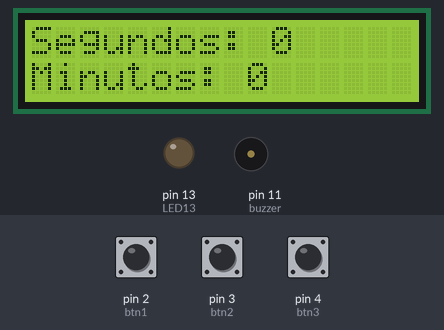
The sketch below on a simulated Arduino Uno, built with avr-gcc and run on an emulated ATmega328P. Parts: 16×2 character LCD, output pins drawn as LEDs (lit = HIGH), buzzer (waves = sounding, pin HIGH). The test bench sets the inputs (shaded band); at power-on: pin 2 (btn1) LOW, pin 4 (btn3) LOW, pin 3 (btn2) LOW.

Above: at 2.8 s.
2.9 s: pin 2 (btn1) pulled HIGH for 1 s
At 4.8 s:
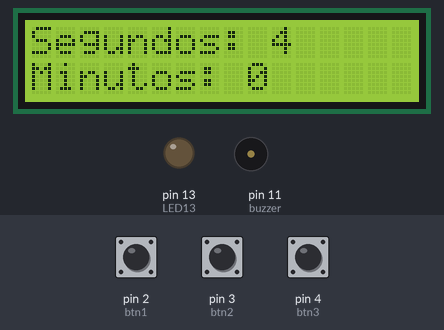
5.4 s: pin 4 (btn3) pulled HIGH for 0.15 s
At 5.9 s:
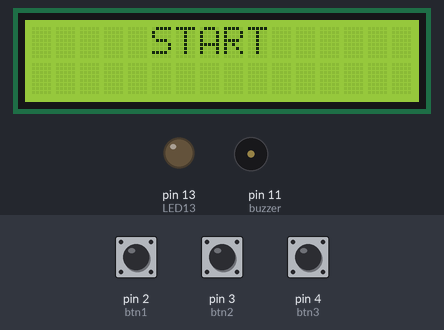
11.5 s: pin 3 (btn2) pulled HIGH for 3.2 s
At 15.9 s:
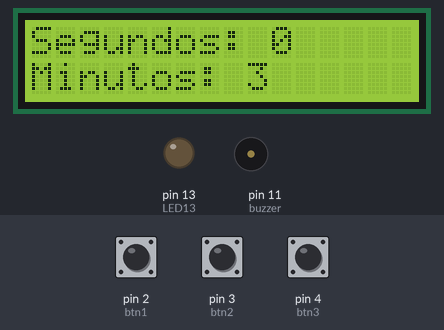
16.2 s: pin 2 (btn1) pulled HIGH for 0.15 s
At 17.2 s:
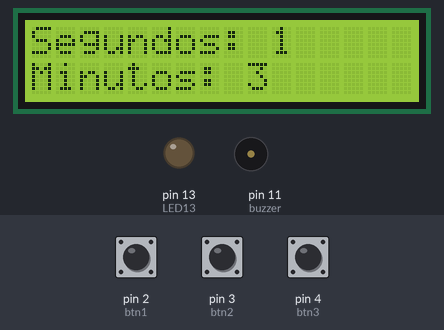
17.9 s: pin 3 (btn2) pulled HIGH for 0.15 s
At 18.5 s:
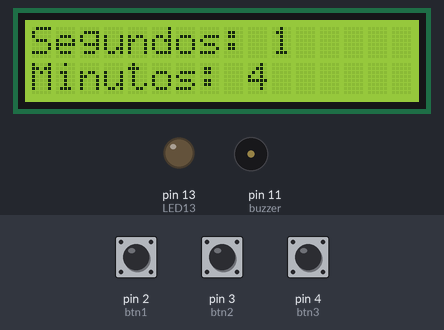
19.6 s: pin 4 (btn3) pulled HIGH for 1 s
At 21.1 s:
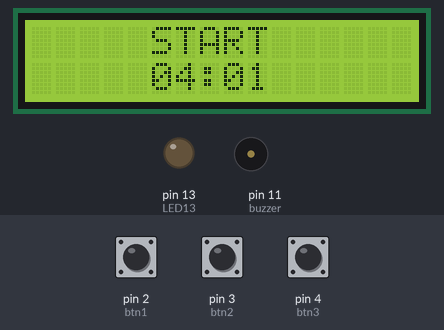
Timing chart, 0 to 22.6 s (numbered marks = the images above; inputs shaded):
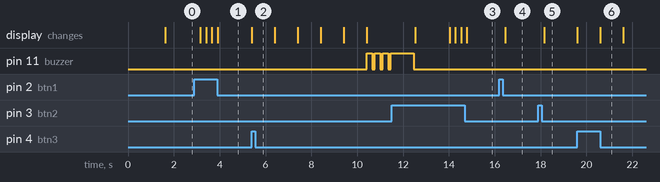

The sketch:

Timer.ino
```cpp
#include <LiquidCrystal.h>

LiquidCrystal lcd(12, 9, 8, 7, 6, 5);
int segundo = 0;
int minuto = 0;
const int LED13 = 13;
const int buzzer = 11;
const int btn1 = 2;
const int btn2 = 3;
const int btn3 = 4;
int clicouBtn1 = 0;
int clicouBtn2 = 0;
int clicouBtn3 = 0;

void setup() {
  pinMode(LED13, OUTPUT);
  pinMode(buzzer, OUTPUT);
  pinMode(btn1, INPUT);
  pinMode(btn2, INPUT);
  pinMode(btn3, INPUT);
  lcd.begin(16, 2);
  inicializacao();
}

void loop() {
  //Pego os segundos
  clicouBtn1 = digitalRead(btn1);
  if (clicouBtn1) {
    delay(250); //Uso delay para saber se o botão está pressionado
    if (clicouBtn1) {
      segundo ++;
      if (segundo >= 60) { //Zero ao chegar em 1 minuto
        segundo = 0;
        lcd.setCursor(11, 0);
        lcd.print(" ");
      }
      lcd.setCursor(0, 0);
      lcd.print("Segundos: ");
      lcd.print(segundo);
    }
  }
  //Pego os minutos
  clicouBtn2 = digitalRead(btn2);
  if (clicouBtn2) {
    delay(250); //Uso delay para saber se o botão está pressionado
    if (clicouBtn2) {
      minuto ++;
      if (minuto >= 60) { //Zero ao chegar em 1 hora
        minuto = 0;
        lcd.setCursor(10, 1);
        lcd.print(" ");
      }
      lcd.setCursor(0, 1);
      lcd.print("Minutos: ");
      lcd.print(minuto);
    }
  }

  clicouBtn3 = digitalRead(btn3);
  if (clicouBtn3) {
    if (!((minuto == 0) && (segundo == 0))) {
      iniciarTimer();
    }
  }
}

void iniciarTimer() {
  lcd.clear();
  lcd.setCursor(0, 0);
  lcd.print("     START     ");
  delay(1000);
  if (segundo == 0) {
    minuto --;
    segundo = 59;
  }
  //Decremento os segundos
  for (int y = 0; y < segundo; y --) {
    if (minuto < 10) {
      lcd.setCursor(5, 1);
      lcd.print("0");
      lcd.print(minuto);
      lcd.print(":");
    } else {
      lcd.setCursor(5, 1);
      lcd.print(minuto);
      lcd.print(":");
    }
    if (segundo < 10) {
      lcd.print("0");
      lcd.print(segundo);
    } else {
      lcd.print(segundo);
    }
    segundo --;
    if (segundo < 0) {
      minuto--;
      segundo = 59;
    }
    delay(1000);
    if ((segundo <= 0) && (minuto <= 0)) {
      lcd.clear();
      lcd.setCursor(0, 0);
      lcd.println("Acabou o tempo");
      apitar();
      break; //sai do loop for
    }
  }
  inicializacao();
}
void apitar() {
  digitalWrite(buzzer, HIGH);
  delay(250);
  digitalWrite(buzzer, LOW);
  delay(100);
  digitalWrite(buzzer, HIGH);
  delay(250);
  digitalWrite(buzzer, LOW);
  delay(100);
  digitalWrite(buzzer, HIGH);
  delay(250);
  digitalWrite(buzzer, LOW);
  delay(100);
  digitalWrite(buzzer, HIGH);
  delay(1000);
  digitalWrite(buzzer, LOW);

}

void inicializacao() {
  lcd.begin(16, 2);
  lcd.print("Selecione o ");
  lcd.setCursor(0, 1);
  lcd.print("tempo do timer..");
  delay(1500);
  lcd.clear();
  lcd.setCursor(0, 0);
  lcd.print("Segundos: ");
  lcd.print(segundo);
  lcd.setCursor(0, 1);
  lcd.print("Minutos: ");
  lcd.print(minuto);
}
```

Measured:
- after the input at 2.9 s, the display: first changes after 0.25 s (image 1 shows a later state)
- after the input at 5.4 s, pin 11 (buzzer): alternates HIGH for 0.25 s and LOW for 0.10 s, starting after 5.0 s; the display: changes at once (image 2)
- after the input at 16.2 s, the display: changes after 0.25 s (image 4)
- after the input at 17.9 s, the display: changes after 0.25 s (image 5)
- after the input at 19.6 s, the display: first changes at once (image 6 shows a later state)
- what the display in image 6 shows lasts 1.0 s, from 20.6 s to 21.6 s
